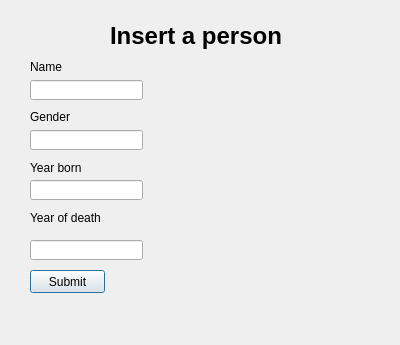
<?xml version="1.0" encoding="UTF-8"?>
<ui version="4.0">
 <class>insert</class>
 <widget class="QDialog" name="insert">
  <property name="geometry">
   <rect>
    <x>0</x>
    <y>0</y>
    <width>400</width>
    <height>345</height>
   </rect>
  </property>
  <property name="windowTitle">
   <string>Dialog</string>
  </property>
  <widget class="QPushButton" name="pushButton_insert">
   <property name="geometry">
    <rect>
     <x>30</x>
     <y>270</y>
     <width>75</width>
     <height>23</height>
    </rect>
   </property>
   <property name="text">
    <string>Submit</string>
   </property>
  </widget>
  <widget class="QLineEdit" name="lineEdit_2">
   <property name="geometry">
    <rect>
     <x>30</x>
     <y>240</y>
     <width>113</width>
     <height>20</height>
    </rect>
   </property>
  </widget>
  <widget class="QLabel" name="label_yearofdeath">
   <property name="geometry">
    <rect>
     <x>30</x>
     <y>210</y>
     <width>91</width>
     <height>16</height>
    </rect>
   </property>
   <property name="text">
    <string>Year of death</string>
   </property>
  </widget>
  <widget class="QLineEdit" name="lineEdit_yearbornperson">
   <property name="geometry">
    <rect>
     <x>30</x>
     <y>180</y>
     <width>113</width>
     <height>20</height>
    </rect>
   </property>
  </widget>
  <widget class="QLabel" name="label_yearbornperson">
   <property name="geometry">
    <rect>
     <x>30</x>
     <y>160</y>
     <width>61</width>
     <height>16</height>
    </rect>
   </property>
   <property name="text">
    <string>Year born</string>
   </property>
  </widget>
  <widget class="QLineEdit" name="lineEdit_genderperson">
   <property name="geometry">
    <rect>
     <x>30</x>
     <y>130</y>
     <width>113</width>
     <height>20</height>
    </rect>
   </property>
  </widget>
  <widget class="QLabel" name="label_genderperson">
   <property name="geometry">
    <rect>
     <x>30</x>
     <y>110</y>
     <width>46</width>
     <height>13</height>
    </rect>
   </property>
   <property name="text">
    <string>Gender</string>
   </property>
  </widget>
  <widget class="QLabel" name="label_nameperson">
   <property name="geometry">
    <rect>
     <x>30</x>
     <y>60</y>
     <width>46</width>
     <height>13</height>
    </rect>
   </property>
   <property name="text">
    <string>Name</string>
   </property>
  </widget>
  <widget class="QLineEdit" name="lineEdit_nameperson">
   <property name="geometry">
    <rect>
     <x>30</x>
     <y>80</y>
     <width>113</width>
     <height>20</height>
    </rect>
   </property>
   <property name="text">
    <string/>
   </property>
  </widget>
  <widget class="QLabel" name="label">
   <property name="geometry">
    <rect>
     <x>110</x>
     <y>10</y>
     <width>201</width>
     <height>51</height>
    </rect>
   </property>
   <property name="font">
    <font>
     <pointsize>18</pointsize>
     <weight>75</weight>
     <italic>false</italic>
     <bold>true</bold>
     <strikeout>false</strikeout>
    </font>
   </property>
   <property name="text">
    <string>Insert a person</string>
   </property>
  </widget>
 </widget>
 <resources/>
 <connections/>
</ui>
